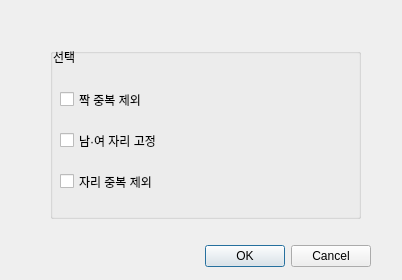
<?xml version="1.0" encoding="UTF-8"?>
<ui version="4.0">
 <class>Set_Seat_Dialog</class>
 <widget class="QDialog" name="Set_Seat_Dialog">
  <property name="geometry">
   <rect>
    <x>0</x>
    <y>0</y>
    <width>402</width>
    <height>280</height>
   </rect>
  </property>
  <property name="windowTitle">
   <string>set_seat</string>
  </property>
  <widget class="QDialogButtonBox" name="buttonBox">
   <property name="geometry">
    <rect>
     <x>30</x>
     <y>240</y>
     <width>341</width>
     <height>32</height>
    </rect>
   </property>
   <property name="orientation">
    <enum>Qt::Horizontal</enum>
   </property>
   <property name="standardButtons">
    <set>QDialogButtonBox::Cancel|QDialogButtonBox::Ok</set>
   </property>
  </widget>
  <widget class="QGroupBox" name="groupBox">
   <property name="geometry">
    <rect>
     <x>50</x>
     <y>48</y>
     <width>311</width>
     <height>171</height>
    </rect>
   </property>
   <property name="title">
    <string/>
   </property>
   <widget class="QLabel" name="label">
    <property name="geometry">
     <rect>
      <x>3</x>
      <y>0</y>
      <width>67</width>
      <height>17</height>
     </rect>
    </property>
    <property name="text">
     <string>선택</string>
    </property>
   </widget>
   <widget class="QCheckBox" name="checkBox">
    <property name="geometry">
     <rect>
      <x>10</x>
      <y>40</y>
      <width>111</width>
      <height>23</height>
     </rect>
    </property>
    <property name="text">
     <string>짝 중복 제외</string>
    </property>
   </widget>
   <widget class="QCheckBox" name="checkBox_2">
    <property name="geometry">
     <rect>
      <x>10</x>
      <y>81</y>
      <width>121</width>
      <height>23</height>
     </rect>
    </property>
    <property name="text">
     <string>남·여 자리 고정</string>
    </property>
   </widget>
   <widget class="QCheckBox" name="checkBox_3">
    <property name="geometry">
     <rect>
      <x>10</x>
      <y>122</y>
      <width>121</width>
      <height>23</height>
     </rect>
    </property>
    <property name="text">
     <string>자리 중복 제외</string>
    </property>
   </widget>
   <zorder>label</zorder>
   <zorder>checkBox</zorder>
   <zorder>checkBox</zorder>
   <zorder>checkBox_2</zorder>
   <zorder>checkBox_3</zorder>
  </widget>
 </widget>
 <resources/>
 <connections>
  <connection>
   <sender>buttonBox</sender>
   <signal>accepted()</signal>
   <receiver>Set_Seat_Dialog</receiver>
   <slot>accept()</slot>
   <hints>
    <hint type="sourcelabel">
     <x>248</x>
     <y>254</y>
    </hint>
    <hint type="destinationlabel">
     <x>157</x>
     <y>274</y>
    </hint>
   </hints>
  </connection>
  <connection>
   <sender>buttonBox</sender>
   <signal>rejected()</signal>
   <receiver>Set_Seat_Dialog</receiver>
   <slot>reject()</slot>
   <hints>
    <hint type="sourcelabel">
     <x>316</x>
     <y>260</y>
    </hint>
    <hint type="destinationlabel">
     <x>286</x>
     <y>274</y>
    </hint>
   </hints>
  </connection>
 </connections>
</ui>
